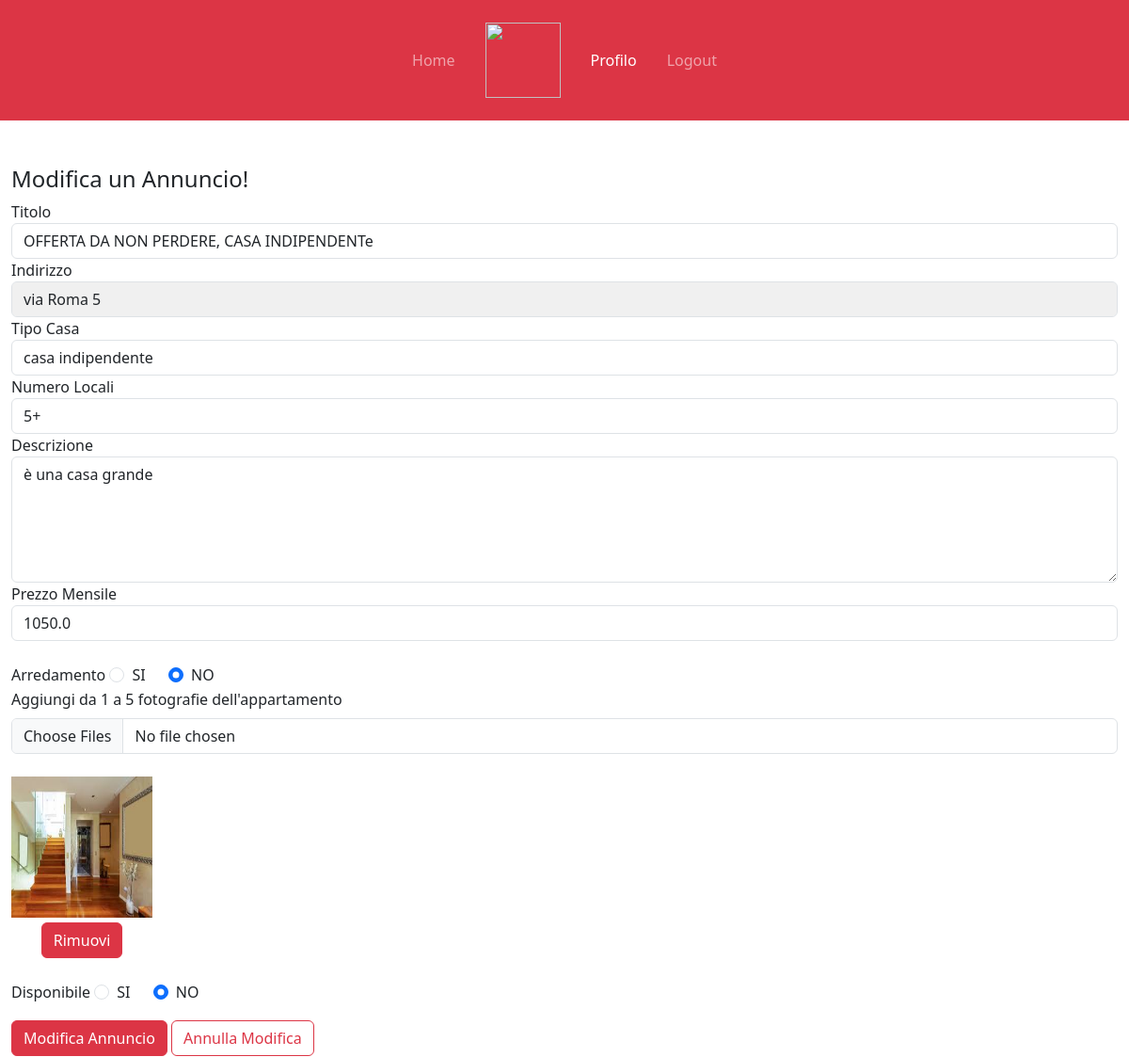
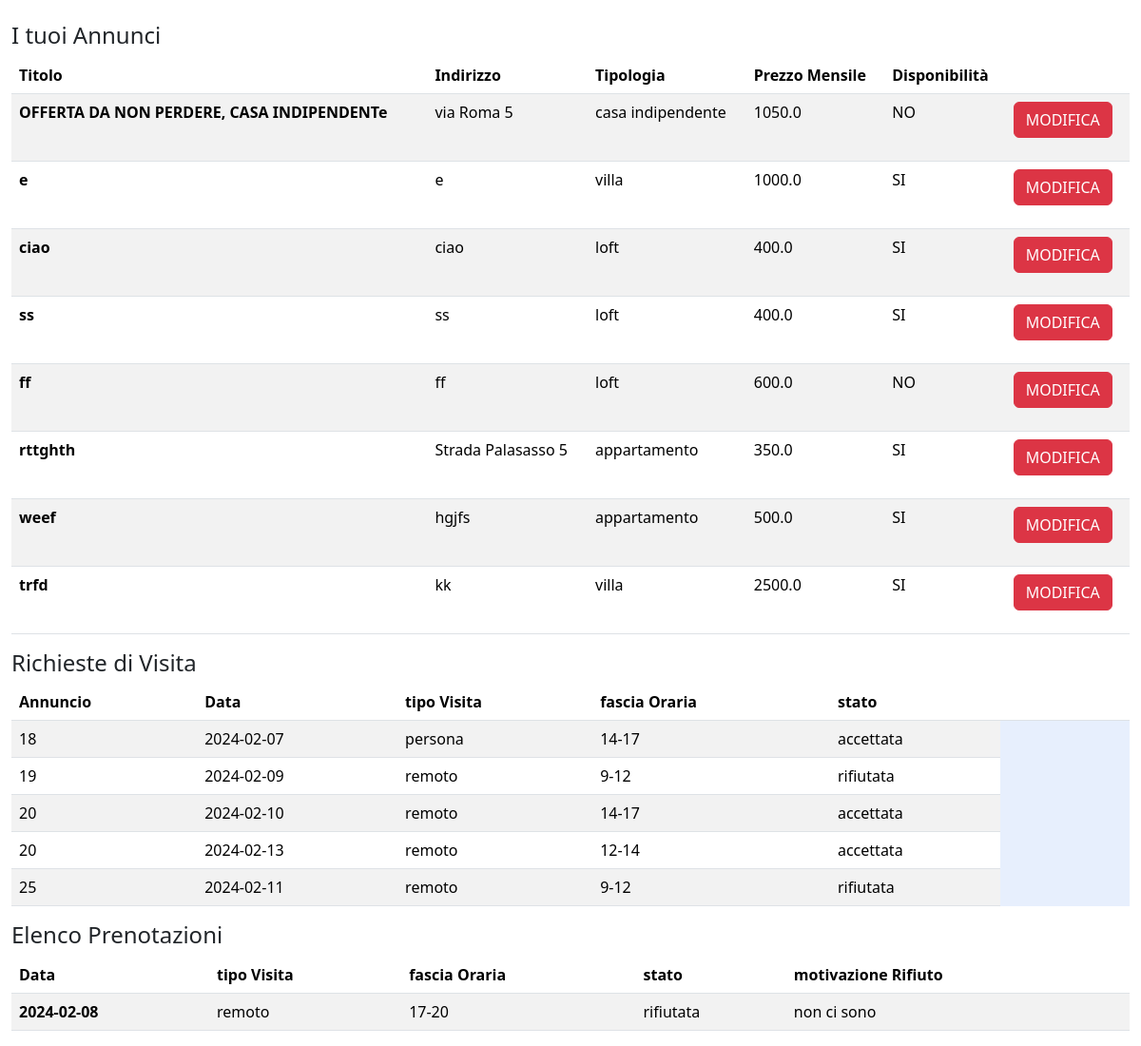
Page /profilo/1/1 (signed in) on the committed database (2 pictures, top to bottom).
### tables this page shows
CREATE TABLE "ANNUNCI" (
	"idAnnuncio"	INTEGER NOT NULL,
	"titolo"	TEXT NOT NULL,
	"indirizzo"	TEXT NOT NULL,
	"tipoCasa"	TEXT NOT NULL,
	"numeroLocali"	TEXT NOT NULL,
	"descrizione"	TEXT NOT NULL,
	"prezzoMensile"	REAL NOT NULL,
	"arredamento"	TEXT NOT NULL,
	"disponibilita"	TEXT NOT NULL,
	"idUtente"	INTEGER NOT NULL,
	FOREIGN KEY("idUtente") REFERENCES "UTENTI"("idUtente"),
	PRIMARY KEY("idAnnuncio" AUTOINCREMENT)
);

CREATE TABLE "PRENOTAZIONI" (
	"Data"	TEXT NOT NULL,
	"tipoVisita"	TEXT NOT NULL,
	"fasciaOraria"	TEXT NOT NULL,
	"stato"	TEXT NOT NULL,
	"motivazioneRifiuto"	TEXT,
	"idAnnuncio"	INTEGER NOT NULL,
	"idUtente"	INTEGER NOT NULL,
	PRIMARY KEY("idUtente","Data","fasciaOraria"),
	FOREIGN KEY("idAnnuncio") REFERENCES "ANNUNCI"("idAnnuncio")
);

### app.py (the view, shortened to what this page needs)
@app.route('/profilo')
@app.route('/profilo/<int:id>')
@app.route('/profilo/<int:id>/<path:foto>')
@login_required
def profilo(id=None, foto=None): #annuncio=None significa che il parametro è opzionale.
   if foto is None and id is not None:
      annunci=posts_dao.get_annunci(current_user.id)
      annuncio=posts_dao.get_singleAnnuncio(id)
      prenotazioniL1, prenotazioniL2=posts_dao.get_prenotazioniL(current_user.id)
      return render_template('profilo.html', annunci=annunci, annuncio=annuncio,prenotazioniL1=prenotazioniL1, prenotazioniL2=prenotazioniL2)
   if foto is not None and id is not None:
      annunci=posts_dao.get_annunci(current_user.id)
      annuncio=posts_dao.get_singleAnnuncio(id)
      annuncio_dict=dict(annuncio)
      foto_concatenate=annuncio['foto_concatenate'].split(',')
      if foto in foto_concatenate:
         foto_concatenate.remove(foto)
      nuova_foto_concatenate=','.join(foto_concatenate)
      annuncio_dict['foto_concatenate']=nuova_foto_concatenate
      prenotazioniL1, prenotazioniL2=posts_dao.get_prenotazioniL(current_user.id)
      return render_template('profilo.html', annunci=annunci, annuncio=annuncio_dict,prenotazioniL1=prenotazioniL1, prenotazioniL2=prenotazioniL2)

### app.py (called while the page is built)
@login_manager.user_loader
def load_user(user_id):
    db_user=posts_dao.get_user_by_id(user_id)
    user = User(id=db_user['idUtente'],
                username=db_user['username'],
                password=db_user['password'],
                tipo=db_user['tipo'])
    return user

### posts_dao.py (called while the page is built)
def get_user_by_id(id_utente):
    query = 'SELECT * FROM UTENTI WHERE idUtente = ?'
    connection = sqlite3.connect('db/affitti.db')
    connection.row_factory = sqlite3.Row
    cursor = connection.cursor()
    cursor.execute(query, (id_utente,))
    result = cursor.fetchone()
    cursor.close()
    connection.close()
    return result

def get_annunci(id):
    conn =sqlite3.connect('db/affitti.db')
    conn.row_factory = sqlite3.Row
    cursor= conn.cursor()
    sql = '''SELECT  ANNUNCI.idAnnuncio, titolo, indirizzo, tipoCasa, numeroLocali, descrizione,
    prezzoMensile, arredamento, disponibilita, urlFoto FROM ANNUNCI, FOTO
    where ANNUNCI.idUtente = ? and ANNUNCI.idAnnuncio = FOTO.idAnnuncio and FOTO.rimosso= 'FALSE'
    GROUP BY ANNUNCI.idAnnuncio'''
    cursor.execute(sql, (id,))
    annunci= cursor.fetchall()
    cursor.close()
    conn.close()
    return annunci

def get_singleAnnuncio(id):
    conn =sqlite3.connect('db/affitti.db')
    conn.row_factory = sqlite3.Row
    cursor= conn.cursor()
    sql = '''SELECT ANNUNCI.* ,GROUP_CONCAT(urlFoto, ',') AS foto_concatenate
           FROM ANNUNCI, FOTO
           where ANNUNCI.idAnnuncio = ? and ANNUNCI.idAnnuncio = FOTO.idAnnuncio and FOTO.rimosso ='FALSE'
           GROUP BY ANNUNCI.idAnnuncio'''
    cursor.execute(sql, (id,))
    annuncio= cursor.fetchone()  #vedere se meglio fetchone o fetchall
    cursor.close()
    conn.close()
    return annuncio

def get_prenotazioniL(id):
    conn =sqlite3.connect('db/affitti.db')
    conn.row_factory = sqlite3.Row
    cursor= conn.cursor()
    sql1='SELECT * FROM PRENOTAZIONI WHERE idUtente = ?'
    sql2='SELECT PRENOTAZIONI.* FROM PRENOTAZIONI, ANNUNCI\
          WHERE PRENOTAZIONI.idAnnuncio = ANNUNCI.idAnnuncio\
          AND ANNUNCI.idUtente = ?'
    result1 = cursor.execute(sql1, (id,)).fetchall()
    result2 = cursor.execute(sql2, (id,)).fetchall()
    cursor.close()
    conn.close()
    return result1, result2

### templates/profilo.html (shortened to what this page needs)
{% extends "base.html" %}
{% block liNav %}
  <li class="nav-item">
    <a class="nav-link mx-2" aria-current="page" href="{{url_for('index')}}">Home</a>
  </li>
  <li class="nav-item d-none d-lg-block">
    <a class="nav-link mx-2" href="#">
      <img src="/static_files/images/logos/logo_2_white.png" height="80" />
    </a>
  </li>
  {% if current_user.is_authenticated %}
    <li class="nav-item">
      <a class="nav-link mx-2 active" href="#">Profilo</a>
    </li>
    <li class="nav-item">
      <a class="nav-link mx-2" href="{{url_for('logout')}}">Logout</a>
    </li>
    {% else %}
    <li class="nav-item">
      <a class="nav-link mx-2" href="{{url_for('Page_login')}}">Login</a>
    </li>
  {% endif %}
{% endblock %}
{% block content %}
  {% if current_user.tipo == 'locatore' %}
    <div class="container-fluid mt-5">
      {% if current_user.is_authenticated %}
            {% if annuncio %}
          <form action="/Ann/mod" method="POST" enctype="multipart/form-data">
              <div class="form-group">
                  <h4>Modifica un Annuncio!</h4>
                  <label for="titolo">Titolo</label>
                  <input type="text" name="titolo" class="form-control" value="{{annuncio.titolo}}" required>
              </div>
              <div class="form-group">
                <label for="indirizzo">Indirizzo</label>
                <input type="text" name="indirizzo" class="form-control grigioChiaro" value="{{annuncio.indirizzo}}" readonly>
              </div>
              <div class="form-group">
                <label for="tipoC">Tipo Casa</label>
                <select class="form-control" name="tipoC" required>
                  {% set case = ['casa indipendente', 'appartamento', 'loft', 'villa'] %}
                  {% for casa in case %}
                      <option name="tipoC" {% if annuncio.tipoCasa == casa %}selected{% endif %}>{{ casa }}</option>
                  {% endfor %}
                </select>
              </div>
              <div class="form-group">
                <label for="numLocali">Numero Locali</label>
                <select class="form-control" name="numLocali" required>
                  {% set numeri = ['1','2','3','4','5+'] %}
                  {% for numero in numeri %}
                      <option name="numLocali" {% if annuncio.numeroLocali == numero %}selected{% endif %}>{{ numero }}</option>
                  {% endfor %}
                </select>
              </div>
              <div class="form-group">
                  <label for="descrizione">Descrizione</label>
                  <textarea name="descrizione" msg cols="30" rows="5" class="form-control" required>{{annuncio.descrizione}}</textarea>
              </div>
              <div class="form-group">
                <label for="prezzoM">Prezzo Mensile</label>
                <input type="number" name="prezzoM" class="form-control" value="{{annuncio.prezzoMensile}}" min="100" max="2500" step="50" required>
              </div>
              <br>
              <div class="form-group mb-3">
                <label for="divArredato">Arredamento</label>
                {% if annuncio.arredamento == 'SI' %}
                  <div class="form-check form-check-inline" id="divArredato">
                    <input type="radio" class="form-check-input" id="rad1" name="arredato" value="SI" checked>SI
                    <label class="form-check-label" for="rad1"></label>
                  </div>
                  <div class="form-check form-check-inline">
                    <input type="radio" class="form-check-input" id="rad2" name="arredato" value="NO">NO
                    <label class="form-check-label" for="rad2"></label>
                  </div>
                {% else %}
                  <div class="form-check form-check-inline" id="divArredato">
                    <input type="radio" class="form-check-input" id="rad1" name="arredato" value="SI">SI
                  </div>
                  <div class="form-check form-check-inline">
                    <input type="radio" class="form-check-input" id="rad2" name="arredato" value="NO" checked>NO
                  </div>
                {% endif %}
              <div class="form-group">
                  <label for="imgCommento" class="form-label">Aggiungi da 1 a 5 fotografie dell'appartamento</label>
                  <input class="form-control" type="file" name="imgAnnuncio" multiple>
                  <br>
                  {% set foto_list = annuncio.foto_concatenate.split(',') %}
                  {%if foto_list != [''] %}
                    {% for foto in foto_list %}
                      <div class="foto-container">
                              <img src="{{ url_for('static', filename=foto) }}" alt="Foto" class="fotoAnnunci">
                              <button type="submit" class="btn btn-danger" name="rimuoviFoto" value="{{ foto }}">Rimuovi</button>
                      </div>
                    {% endfor %}
                  {%endif%}
              </div>
              <br>
              <div class="form-group mb-3">
                <label for="divDisponibile">Disponibile</label>
                {% if annuncio.disponibilita == 'SI' %}
                <div class="form-check form-check-inline" id="divDisponibile">
                  <input type="radio" class="form-check-input" id="radD1" name="disponibile" value="SI" checked>SI
                  <label class="form-check-label" for="radD1"></label>
                </div>
                <div class="form-check form-check-inline">
                  <input type="radio" class="form-check-input" id="radD2" name="disponibile" value="NO">NO
                  <label class="form-check-label" for="radD2"></label>
                </div>
                {% else %}
                <div class="form-check form-check-inline" id="divDisponibile">
                  <input type="radio" class="form-check-input" id="radD1" name="disponibile" value="SI">SI
                </div>
                <div class="form-check form-check-inline">
                  <input type="radio" class="form-check-input" id="radD2" name="disponibile" value="NO" checked>NO
                </div>
                {% endif %}
              </div>
              <div class="form-group">
                  <button type="submit" id="annuncio" class="btn btn-danger">Modifica Annuncio</button>
                  <a href="{{url_for('profilo')}}" class="btn btn-outline-danger">Annulla Modifica</a>
                </div>
            </form>
          {% endif %}
      {% endif %}
      <br>
      <div class="row">
          <h4>I tuoi Annunci</h4>
      </div>
      <div style="background-color: #e7effd;">
        <table class="table table-striped">
          <thead>
            <tr>
              <th scope="col">Titolo</th>
              <th scope="col">Indirizzo</th>
              <th scope="col">Tipologia</th>
              <th scope="col">Prezzo Mensile</th>
              <th scope="col">Disponibilità</th>
              <th scope="col"></th>
            </tr>
          </thead>
          <tbody>
            {% for ann in annunci %}
              <tr>
                <th scope="row">{{ann.titolo}}</th>
                <td>{{ann.indirizzo}}</td>
                <td>{{ann.tipoCasa}}</td>
                <td>{{ann.prezzoMensile}}</td>
                <td>{{ann.disponibilita}}</td>
                <td>
                  <form action="/modificaAnn/{{ann.idAnnuncio}}" method="POST">
                    <button type="submit" class="btn btn-danger">MODIFICA</button>
                  </form>
                </td>
              </tr>
            {% endfor %}
          </tbody>
        </table>
      </div>
    <div class="row">
        <h4>Richieste di Visita</h4>
    </div>
    <div style="background-color: #e7effd;">
        <table class="table table-striped">
          <thead>
            <tr>
              <th scope="col">Annuncio</th>
              <th scope="col">Data</th>
              <th scope="col">tipo Visita</th>
              <th scope="col">fascia Oraria</th>
              <th scope="col">stato</th>
              <th scope="col"></th>
              <th scope="col"></th>
              <th></th>
              <th></th>
            </tr>
          </thead>
          <tbody>
            {% for pren in prenotazioniL2 %}
              {% if pren.idUtente != current_user.id %}
                <tr>
                    <td>{{pren.idAnnuncio}}</td>
                    <td>{{pren.Data}}</td>
                    <td>{{pren.tipoVisita}}</td>
                    <td>{{pren.fasciaOraria}}</td>
                    <td>{{pren.stato}}</td>
                </tr>
              {% endif %}
            {% endfor %}
          </tbody>
        </table>
    </div>
    <div class="row">
      <h4>Elenco Prenotazioni</h4>
    </div>
      <div style="background-color: #e7effd;">
        <table class="table table-striped">
          <thead>
            <tr>
              <th scope="col">Data</th>
              <th scope="col">tipo Visita</th>
              <th scope="col">fascia Oraria</th>
              <th scope="col">stato</th>
              <th scope="col">motivazione Rifiuto</th>
            </tr>
          </thead>
          <tbody>
            {% for pren in prenotazioniL1 %}
              {% if pren.idUtente == current_user.id %}
              <tr>
                <th scope="row">{{pren.Data}}</th>
                <td>{{pren.tipoVisita}}</td>
                <td>{{pren.fasciaOraria}}</td>
                <td>{{pren.stato}}</td>
                {% if pren.motivazioneRifiuto is not none %}
                  <td>{{pren.motivazioneRifiuto}}</td>
                {% else %}
                  <td></td>
                {% endif%}
              </tr>
              {% endif %}
            {% endfor %}
          </tbody>
        </table>
      </div>
  {%endif%}
{% endblock %}

### static/css/style.css (style rules this page uses)
.nav-item { line-height:80px; }
.fotoAnnunci { width: 150px; height: 150px; }
.foto-container { display: inline-block; }
.foto-container button { display: block; margin:auto; margin-top: 5px; }
.grigioChiaro { background-color: #f0f0f0; }

### rows in the picture
ANNUNCI: titolo "OFFERTA DA NON PERDERE, CASA INDIPENDENTe", indirizzo "via Roma 5", tipoC "casa indipendente", numLocali "5+", descrizione "è una casa grande", prezzoM "1050.0", tipoCasa "casa indipendente", prezzoMensile "1050.0", disponibilita "NO"
ANNUNCI: titolo "e", indirizzo "e", tipoCasa "villa", prezzoMensile "1000.0", disponibilita "SI"
ANNUNCI: titolo "ciao", indirizzo "ciao", tipoCasa "loft", prezzoMensile "400.0", disponibilita "SI"
ANNUNCI: titolo "ss", indirizzo "ss", tipoCasa "loft", prezzoMensile "400.0", disponibilita "SI"
ANNUNCI: titolo "ff", indirizzo "ff", tipoCasa "loft", prezzoMensile "600.0", disponibilita "NO"
ANNUNCI: titolo "rttghth", indirizzo "Strada Palasasso 5", tipoCasa "appartamento", prezzoMensile "350.0", disponibilita "SI"
ANNUNCI: titolo "weef", indirizzo "hgjfs", tipoCasa "appartamento", prezzoMensile "500.0", disponibilita "SI"
ANNUNCI: titolo "trfd", indirizzo "kk", tipoCasa "villa", prezzoMensile "2500.0", disponibilita "SI"
PRENOTAZIONI: idAnnuncio "18", Data "2024-02-07", tipoVisita "persona", fasciaOraria "14-17", stato "accettata"
PRENOTAZIONI: idAnnuncio "19", Data "2024-02-09", tipoVisita "remoto", fasciaOraria "9-12", stato "rifiutata"
PRENOTAZIONI: idAnnuncio "20", Data "2024-02-10", tipoVisita "remoto", fasciaOraria "14-17", stato "accettata"
PRENOTAZIONI: idAnnuncio "20", Data "2024-02-13", tipoVisita "remoto", fasciaOraria "12-14", stato "accettata"
PRENOTAZIONI: idAnnuncio "25", Data "2024-02-11", tipoVisita "remoto", fasciaOraria "9-12", stato "rifiutata"
PRENOTAZIONI: Data "2024-02-08", tipoVisita "remoto", fasciaOraria "17-20", stato "rifiutata", motivazioneRifiuto "non ci sono"
